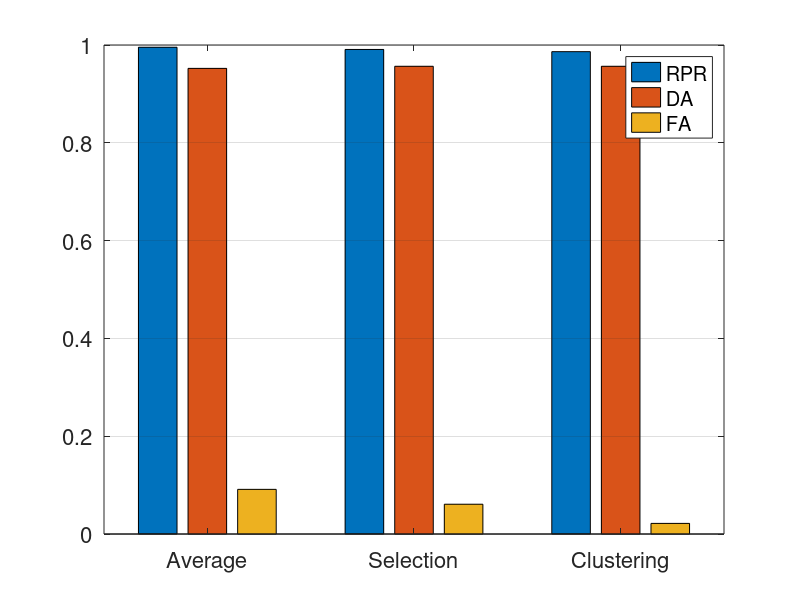
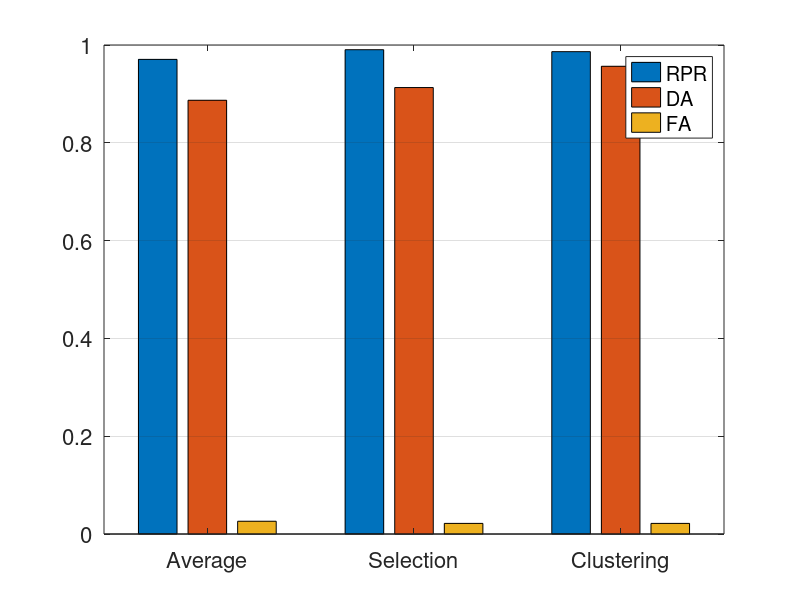

Recreate these plots in MATLAB, in order.
% clear all
% close all
% clc

data1 = [
    99.54	95.22	9.13
    99.09	95.65	6.09
    98.64	95.65	2.17
    ]/100;

data2 = [
    97.06	88.70	2.61
    99.04	91.30	2.17
    98.64	95.65	2.17
    ]/100;
figure
bar(data1)
set(gca, 'XTick', [1:3])
set(gca, 'XTickLabel', {'Average','Selection','Clustering'})
set(gca, 'YGrid', 'on')
set(gca, 'Fontsize',16)
legend('RPR','DA','FA')

figure
bar(data2)
set(gca, 'XTick', [1:3])
set(gca, 'XTickLabel', {'Average','Selection','Clustering'})
set(gca, 'YGrid', 'on')
set(gca, 'Fontsize',16)
legend('RPR','DA','FA')

    

















